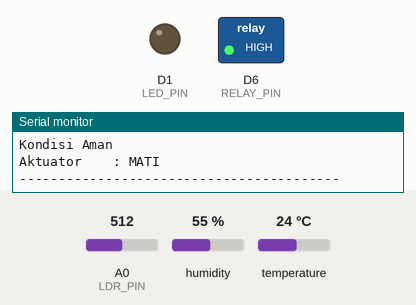
Recording of a sketch running on a simulated ESP8266 (NodeMCU). Parts: switched loads named in the sketch (green lamp = pin HIGH), output pins drawn as LEDs (lit = HIGH), the last lines printed to the serial monitor. The inputs (shaded band) are chosen by the test bench; at power-on: temperature 24 °C, A0 (LDR_PIN) = 512, humidity 55 %.

Above: at 2.8 s.
2.9 s: temperature set to 33 °C
5.6 s: temperature set to 36 °C
At 7.3 s:
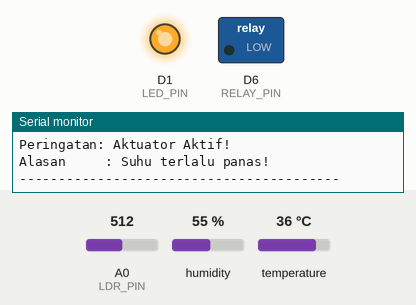
Timing chart, 0 to 8.8 s (numbered marks = the images above; inputs shaded):
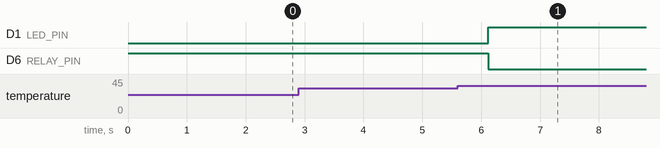

The sketch:

Blink.ino
```cpp
#include <DHT.h>

#define DHTPIN D7
#define DHTTYPE DHT11

#define LDR_PIN A0
#define RELAY_PIN D6
#define LED_PIN D1

DHT dht(DHTPIN, DHTTYPE);

void setup() {
  Serial.begin(115200);

  pinMode(RELAY_PIN, OUTPUT);
  pinMode(LED_PIN, OUTPUT);

  digitalWrite(RELAY_PIN, HIGH);
  digitalWrite(LED_PIN, LOW);

  dht.begin();

  Serial.println("=== SMART WAREHOUSE ===");
  Serial.println("Sistem Otomasi Kontrol Lokal Terpadu");
  Serial.println();
}

void loop() {

  float suhu = dht.readTemperature();
  int ldr = analogRead(LDR_PIN);

  if (isnan(suhu)) {
    Serial.println("Gagal membaca sensor DHT!");
    delay(2000);
    return;
  }

  Serial.println("------------ KONDISI GUDANG ------------");
  Serial.print("Suhu       : ");
  Serial.print(suhu);
  Serial.println(" C");

  Serial.print("LDR        : ");
  Serial.println(ldr);

  if (suhu > 34 || ldr < 300) {

    digitalWrite(RELAY_PIN, LOW);
    digitalWrite(LED_PIN, HIGH);

    Serial.println("Peringatan: Aktuator Aktif!");

    if (suhu > 34) {
      Serial.println("Alasan     : Suhu terlalu panas!");
    }

    if (ldr < 300) {
      Serial.println("Alasan     : Kondisi terlalu gelap!");
    }

  } else {

    digitalWrite(RELAY_PIN, HIGH);
    digitalWrite(LED_PIN, LOW);

    Serial.println("Kondisi Aman");
    Serial.println("Aktuator    : MATI");
  }

  Serial.println("-----------------------------------------");
  Serial.println();

  delay(2000);
}
```

Measured:
- the behaviour switches between 34 and 35 °C on temperature (found by bisection; images 0 and 1)
- after the input at 5.6 s, D1 (LED_PIN): LOW → HIGH after 0.52 s; D6 (RELAY_PIN): HIGH → LOW after 0.52 s
